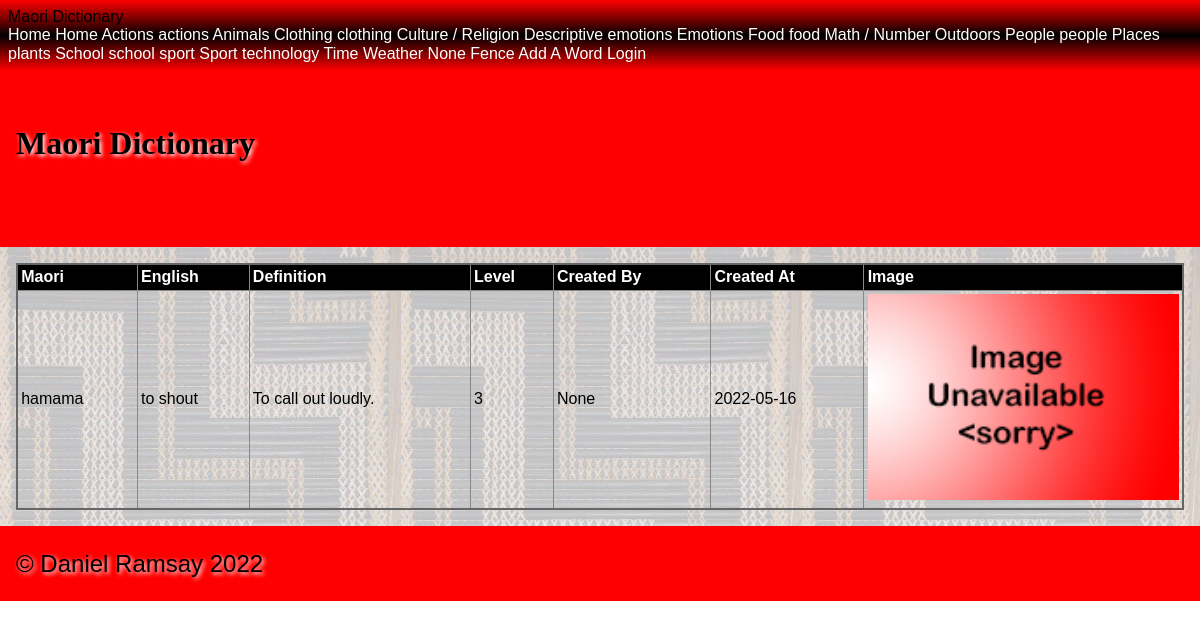
Screenshot of /category/Actions/hamama with the database file from the repository.
### tables this page shows
CREATE TABLE "maori_words"
(
    id           integer
        primary key autoincrement,
    english_name char(60),
    created_by   char(60),
    created_at   datetime,
    maori_name   char(60),
    category     varchar(60),
    level        integer
, definition varchar(120), image_filename varchar(120));

### app.py (the view, shortened to what this page needs)
@app.route('/category/<category_name>/<maori_word>', methods=['GET', 'POST'])
def site_word(category_name, maori_word):
    query = "SELECT maori_name, english_name, definition, level, created_by, created_at, image_filename, id \
            FROM maori_words WHERE maori_name = ?"
    con = create_connection(DATABASE)
    cur = con.cursor()
    cur.execute(query, (maori_word,))
    maori_names = cur.fetchall()
    con.close()
    print(maori_names)
    return render_template("word.html", logged_in=is_logged_in(), categories=get_categories(), category_name=category_name, maori_names=maori_names, is_a_teacher=is_a_teacher())

### app.py (called while the page is built)
def create_connection(db_file):
    try:
        connection = sqlite3.connect(db_file)
        return connection
    except Error as e:
        print(e)
    return None

def is_logged_in():
    if session.get("email") is None:
        print("not logged in")
        return False
    else:
        print("logged in")
        return True

def is_a_teacher():
    print('running')
    if session.get("type") == 'teacher':
        print("is teacher")
        return True
    else:
        print("is not teacher")
        return False

def get_categories():
    query = "SELECT distinct category FROM maori_words"
    con = create_connection(DATABASE)
    cur = con.cursor()
    cur.execute(query)
    category_list = cur.fetchall()
    con.close()
    print(category_list)
    return category_list

### templates/word.html (shortened to what this page needs)
{% extends 'base.html' %}
{% block main %}
<table>
    <tr>
        <th>Maori</th>
        <th>English</th>
        <th>Definition</th>
        <th>Level</th>
        <th>Created By</th>
        <th>Created At</th>
        <th>Image</th>
    </tr>
    <tr>
        <td>{{ maori_names[0][0] }}</td>
        <td>{{ maori_names[0][1] }}</td>
        <td>{{ maori_names[0][2] }}</td>
        <td>{{ maori_names[0][3] }}</td>
        <td>{{ maori_names[0][4] }}</td>
        <td>{{ maori_names[0][5] }}</td>
        {% if maori_names[0][6] %}
            <td><img src='/static/images/{{maori_names[6]}}'></td>
        {% else %}
            <td><img src='/static/images/noimage.png'></td>
        {% endif %}
    </tr>
</table>
{% endblock %}

### static/style.css (style rules this page uses)
* { font-family: Comfortaa, sans-serif; margin: 0; padding: 0; box-sizing: border-box; }
img { width: 100%; }
table { width: 100%; border: 2px solid #666; border-collapse: collapse; }
th, td { border: 1px solid #888; padding: 0.2rem; text-align: left; }
th { background-color: #000; color: #fff; }

### rows the page displays
maori_words: maori_name "hamama", english_name "to shout", definition "To call out loudly.", level "3", created_at "2022-05-16"

### other values shown
{{ category[0] }} "Actions" "actions" "Animals" "Clothing" "clothing" "Culture / Religion" "Descriptive" "emotions" "Emotions" "Food" "food" "Math / Number" "Outdoors" "People" "people" "Places" "plants" "School" "school" "sport" "Sport" "technology" "Time" "Weather" "None" "Fence"
{{ maori_names[0][4] }} "None"
